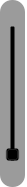
<?xml version="1.0" encoding="UTF-8"?>
<ui version="4.0">
 <class>opmap_zoom_slider_widget</class>
 <widget class="QWidget" name="opmap_zoom_slider_widget">
  <property name="geometry">
   <rect>
    <x>0</x>
    <y>0</y>
    <width>27</width>
    <height>187</height>
   </rect>
  </property>
  <property name="sizePolicy">
   <sizepolicy hsizetype="Minimum" vsizetype="Fixed">
    <horstretch>0</horstretch>
    <verstretch>0</verstretch>
   </sizepolicy>
  </property>
  <property name="windowTitle">
   <string>Form</string>
  </property>
  <property name="styleSheet">
   <string notr="true">background-color: rgba(0, 0, 0, 0);
border: none;
</string>
  </property>
  <layout class="QVBoxLayout" name="verticalLayout_2">
   <property name="spacing">
    <number>0</number>
   </property>
   <property name="margin">
    <number>0</number>
   </property>
   <item>
    <widget class="QFrame" name="frame">
     <property name="sizePolicy">
      <sizepolicy hsizetype="Fixed" vsizetype="Preferred">
       <horstretch>0</horstretch>
       <verstretch>0</verstretch>
      </sizepolicy>
     </property>
     <property name="styleSheet">
      <string notr="true">background-color: rgba(0, 0, 0, 100);
border: none;
border-radius: 12px;</string>
     </property>
     <property name="frameShape">
      <enum>QFrame::StyledPanel</enum>
     </property>
     <property name="frameShadow">
      <enum>QFrame::Raised</enum>
     </property>
     <layout class="QVBoxLayout" name="verticalLayout">
      <property name="spacing">
       <number>3</number>
      </property>
      <property name="margin">
       <number>3</number>
      </property>
      <item>
       <widget class="QToolButton" name="toolButton">
        <property name="sizePolicy">
         <sizepolicy hsizetype="Preferred" vsizetype="Fixed">
          <horstretch>0</horstretch>
          <verstretch>0</verstretch>
         </sizepolicy>
        </property>
        <property name="styleSheet">
         <string notr="true">QToolButton {	/* all types of tool button */ 
background-color: rgba(255, 255, 255, 0);
color: rgb(255, 255, 255);
/*border-style: none;*/
border: 0px; 
}
QToolButton:hover {
background-color: qlineargradient(spread:pad, x1:0.5, y1:0, x2:0.5, y2:1, stop:0 rgba(255, 160, 0, 255), stop:1 rgba(160, 100, 0, 255));
color: rgb(255, 255, 255);
}
QToolButton:pressed {
background-color: qlineargradient(spread:pad, x1:0.5, y1:0, x2:0.5, y2:1, stop:0 rgba(48, 48, 48, 255), stop:1 rgba(120, 120, 120, 255));
color: rgb(255, 255, 255);
}

QToolButton:checked {
background-color: qlineargradient(spread:pad, x1:0.5, y1:0, x2:0.5, y2:1, stop:0 rgba(48, 48, 48, 255), stop:1 rgba(120, 120, 120, 255));
color: rgb(255, 255, 255);
}
</string>
        </property>
        <property name="text">
         <string/>
        </property>
        <property name="icon">
         <iconset resource="opmap.qrc">
          <normaloff>:/opmap/images/plus.png</normaloff>:/opmap/images/plus.png</iconset>
        </property>
        <property name="autoRaise">
         <bool>true</bool>
        </property>
       </widget>
      </item>
      <item>
       <widget class="QSlider" name="verticalSlider">
        <property name="sizePolicy">
         <sizepolicy hsizetype="Preferred" vsizetype="Expanding">
          <horstretch>0</horstretch>
          <verstretch>0</verstretch>
         </sizepolicy>
        </property>
        <property name="styleSheet">
         <string notr="true">QSlider {
background-color: rgba(0, 0, 0, 0);
}

QSlider::groove:horizontal {
border: none;
height: 4px;
background-color: qlineargradient(spread:pad, x1:0.5, y1:0, x2:0.5, y2:1, stop:0 rgba(48, 48, 48, 255), stop:1 rgba(80, 80, 80, 255));
margin: 2px 0;
}

QSlider::handle:horizontal {
border: 1px solid #5c5c5c;
background-color: qlineargradient(spread:pad, x1:0.5, y1:0, x2:0.5, y2:1, stop:0 rgba(255, 255, 255, 255), stop:1 rgba(128, 128, 128, 255));
width: 24px;
margin: -2px 0;
border-radius: 3px;
}
</string>
        </property>
        <property name="minimum">
         <number>2</number>
        </property>
        <property name="maximum">
         <number>19</number>
        </property>
        <property name="pageStep">
         <number>1</number>
        </property>
        <property name="orientation">
         <enum>Qt::Vertical</enum>
        </property>
       </widget>
      </item>
      <item>
       <widget class="QToolButton" name="toolButton_2">
        <property name="sizePolicy">
         <sizepolicy hsizetype="Preferred" vsizetype="Fixed">
          <horstretch>0</horstretch>
          <verstretch>0</verstretch>
         </sizepolicy>
        </property>
        <property name="styleSheet">
         <string notr="true">QToolButton {	/* all types of tool button */ 
background-color: rgba(255, 255, 255, 0);
color: rgb(255, 255, 255);
/*border-style: none;*/
border: 0px; 
}
QToolButton:hover {
background-color: qlineargradient(spread:pad, x1:0.5, y1:0, x2:0.5, y2:1, stop:0 rgba(255, 160, 0, 255), stop:1 rgba(160, 100, 0, 255));
color: rgb(255, 255, 255);
}
QToolButton:pressed {
background-color: qlineargradient(spread:pad, x1:0.5, y1:0, x2:0.5, y2:1, stop:0 rgba(48, 48, 48, 255), stop:1 rgba(120, 120, 120, 255));
color: rgb(255, 255, 255);
}

QToolButton:checked {
background-color: qlineargradient(spread:pad, x1:0.5, y1:0, x2:0.5, y2:1, stop:0 rgba(48, 48, 48, 255), stop:1 rgba(120, 120, 120, 255));
color: rgb(255, 255, 255);
}
</string>
        </property>
        <property name="text">
         <string/>
        </property>
        <property name="icon">
         <iconset resource="opmap.qrc">
          <normaloff>:/opmap/images/minus.png</normaloff>:/opmap/images/minus.png</iconset>
        </property>
        <property name="autoRaise">
         <bool>true</bool>
        </property>
       </widget>
      </item>
     </layout>
    </widget>
   </item>
  </layout>
 </widget>
 <resources>
  <include location="opmap.qrc"/>
 </resources>
 <connections/>
</ui>
